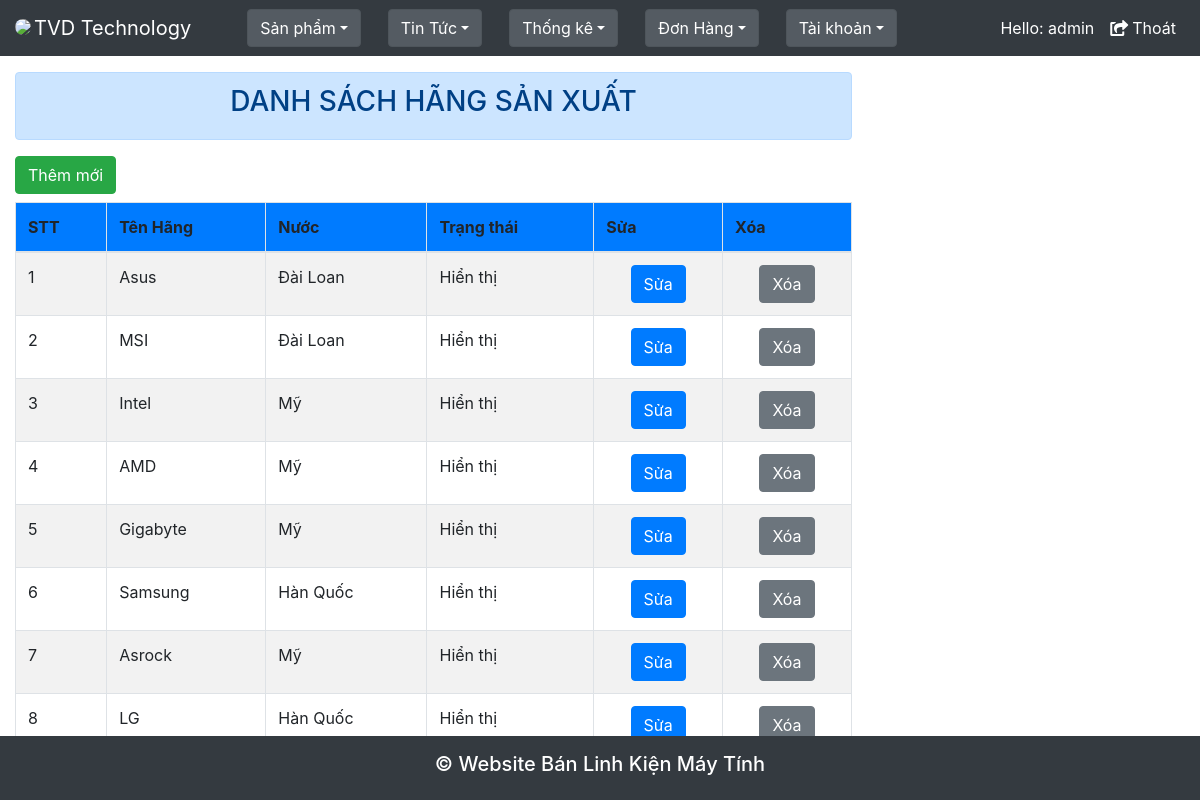
The app's page /Admin/index.php?nc=hsx (signed in) with its own data.
### tables this page shows
CREATE TABLE `tbl_hangsx` (
  `IDHang` int(11) NOT NULL,
  `TenHang` varchar(100) NOT NULL,
  `Nuoc` varchar(50) NOT NULL,
  `TrangThai` int(11) NOT NULL
);

### Admin/chuc_nang/quanli_hangsx/dshsx.php (the view, shortened to what this page needs)
<div class="alert alert-primary mt-3 text-center" role="alert">
    <h3>DANH SÁCH HÃNG SẢN XUẤT</h3>
</div>
<div>
    <a href="index.php?nc=themhsx">
        <button class="btn btn-success mr-4 mb-2">Thêm mới</button>
    </a>
</div>
<div class="table-responsive">
    <table class="table table-striped table-bordered" cellspacing="0">
        <thead>
            <tr class="bg-primary">
                <th>STT</th>
                <th>Tên Hãng</th>
                <th>Nước</th>
                <th>Trạng thái</th>
                <th>Sửa</th>
                <th>Xóa</th>
            </tr>
        </thead>
        <tbody>
            <?php
            $con = mysqli_connect('localhost', 'root', '', 'linhkienmaytinh');
            mysqli_set_charset($con, 'utf8');
            $sql_table_hsx = "SELECT * FROM tbl_hangsx order by IDHang ASC";
            $kq = mysqli_query($con, $sql_table_hsx);
            $i = 1;
            while ($row = mysqli_fetch_assoc($kq)) {
                ?>
                <tr>
                    <td><?php echo $i; ?></td>
                    <td><?php echo $row['TenHang']; ?></td>
                    <td><?php echo $row['Nuoc']; ?></td>
                    <td><?php if ($row['TrangThai'] == 1) {
                                echo "Hiển thị";
                            } else {
                                echo "Không hiển thị";
                            }; ?></td>
                    <td style="vertical-align: middle; text-align: center;">
                        <a href="index_admin.php?nc=suahsx&id=<?php echo $row['IDHang']; ?>">
                            <button class="btn btn-primary">Sửa</button>
                        </a>
                    </td>
                    <td style="vertical-align: middle; text-align: center;">
                        <a onclick="return confirm('Bạn có chắc là muốn xóa hãng sản xuất này không?');" href="index_admin.php?nc=hsx&action=deletehsx&id=<?php echo $row['IDHang'];?>">
                            <button class="btn btn-secondary">Xóa</button>
                        </a>
                    </td>
                </tr>
            <?php
                $i++;
            }
            ?>
        </tbody>
    </table>
</div>

### records on screen
tbl_hangsx: TenHang "Asus", Nuoc "Đài Loan", TrangThai "Hiển thị"
tbl_hangsx: TenHang "MSI", Nuoc "Đài Loan", TrangThai "Hiển thị"
tbl_hangsx: TenHang "Intel", Nuoc "Mỹ", TrangThai "Hiển thị"
tbl_hangsx: TenHang "AMD", Nuoc "Mỹ", TrangThai "Hiển thị"
tbl_hangsx: TenHang "Gigabyte", Nuoc "Mỹ", TrangThai "Hiển thị"
tbl_hangsx: TenHang "Samsung", Nuoc "Hàn Quốc", TrangThai "Hiển thị"
tbl_hangsx: TenHang "Asrock", Nuoc "Mỹ", TrangThai "Hiển thị"
tbl_hangsx: TenHang "LG", Nuoc "Hàn Quốc", TrangThai "Hiển thị"

### other values on screen
$_SESSION['tendnadmin'] "admin"
